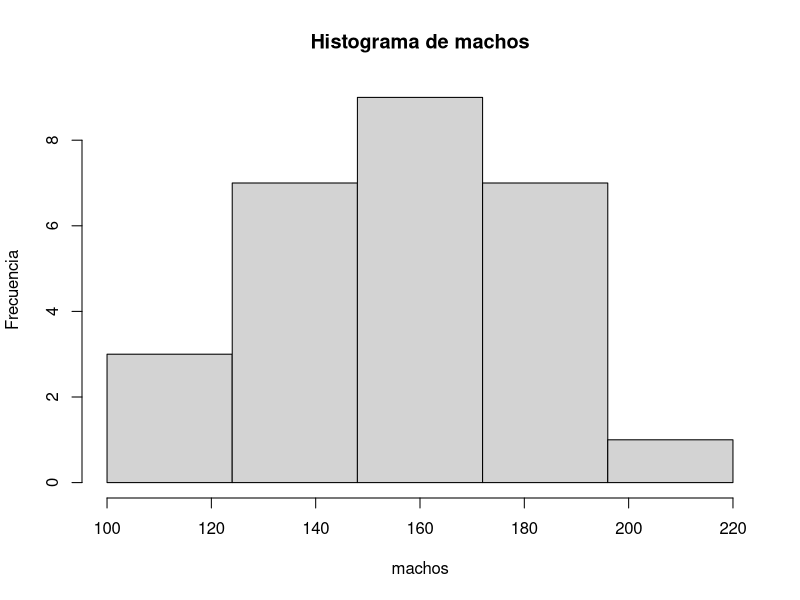
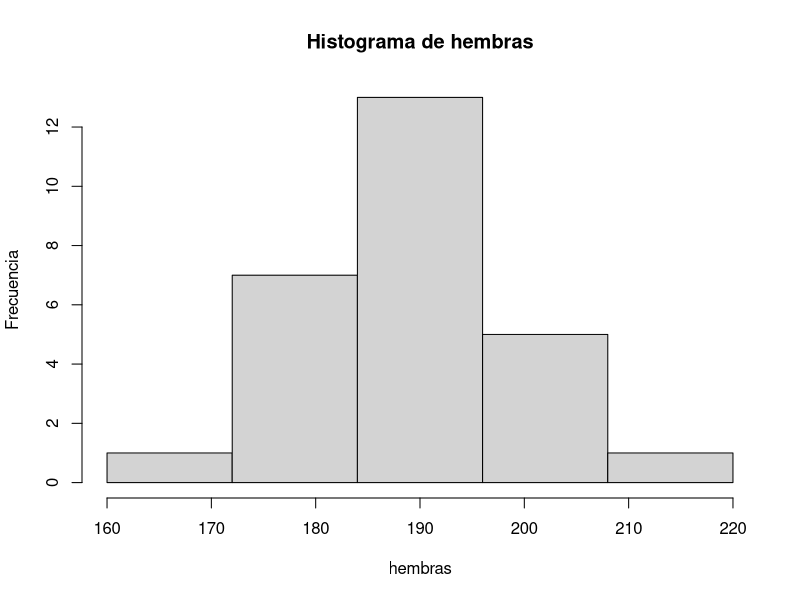

The R source for these figures, in order:
## ---- chunk 1
knitr::opts_chunk$set(echo = TRUE)
## ---- chunk 2
hembras <- c(183.2 
            ,182.5 
            ,166.8 
            ,184.1 
            ,190.0 
            ,196.3 
            ,183.0 
            ,178.1 
            ,193.3 
            ,204.3 
            ,193.2 
            ,187.3 
            ,176.5 
            ,180.4 
            ,185.8 
            ,179.0 
            ,184.3 
            ,189.3 
            ,188.3 
            ,189.2 
            ,195.5 
            ,186.8 
            ,189.1 
            ,202.4 
            ,202.2 
            ,203.1 
            ,210.8 )

machos <- c(140.9 
            ,173.9 
            ,118.9 
            ,121.7 
            ,177.4 
            ,140.0 
            ,173.8 
            ,154.8 
            ,192.7 
            ,154.5 
            ,177.5 
            ,134.4 
            ,109.2 
            ,153.4 
            ,175.0 
            ,150.7 
            ,138.7 
            ,169.8 
            ,203.3 
            ,136.7 
            ,153.9 
            ,163.0 
            ,165.3 
            ,176.7 
            ,137.7 
            ,126.7 
            ,150.0 
  )
## ---- chunk 3

hist(machos, main = "Histograma de machos", # Frecuencia
     ylab = "Frecuencia",breaks =seq(100,220,by=24))

## ---- chunk 4

hist(hembras, main = "Histograma de hembras", # Frecuencia
     ylab = "Frecuencia",breaks =seq(160,220,by=12))

## ---- chunk 5
mean(machos)
sd(machos)


## ---- chunk 6
mean(hembras)
sd(hembras)

## ---- chunk 7
alpha <- 0.03
sigma <- sd(machos)
media <- mean(machos)
margenError <- qnorm(alpha/2,mean=0,sd =1,lower.tail = FALSE)*sigma/sqrt(length(machos))
extrIzq = media - margenError
extrDer  = media + margenError
print(c(extrIzq,extrDer))

## ---- chunk 8
alpha <- 0.03
sigma <- sd(hembras)
media <- mean(hembras)
margenError <- qnorm(alpha/2,mean=0,sd =1,lower.tail = FALSE)*sigma/sqrt(length(hembras))
extrIzq = media - margenError
extrDer  = media + margenError
print(c(extrIzq,extrDer))

